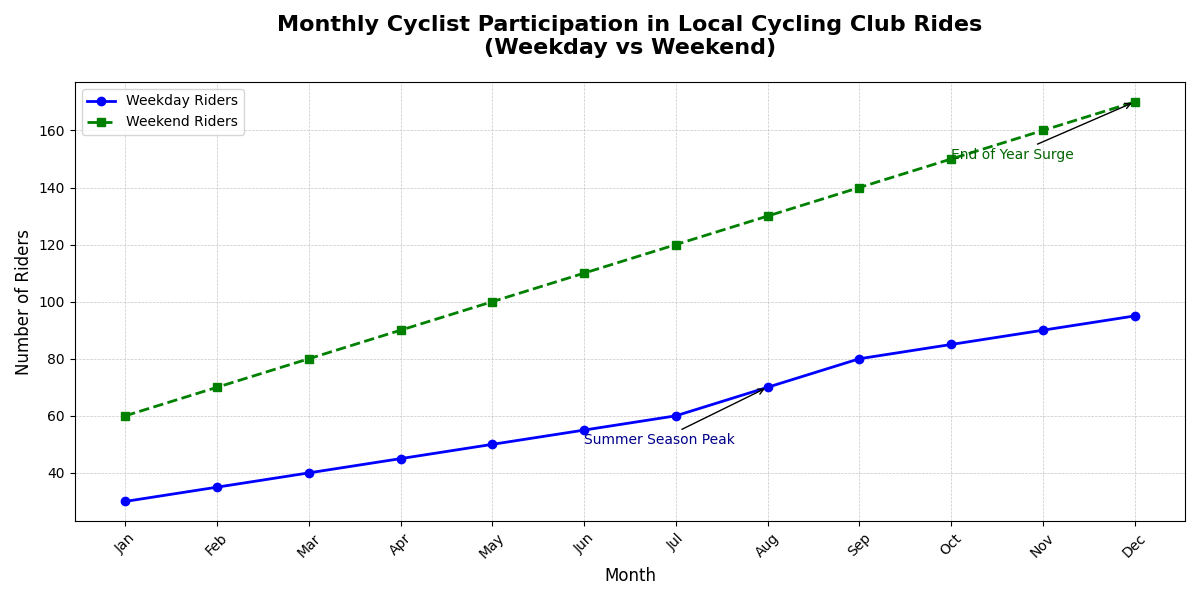

Generate this figure with Python:
import matplotlib.pyplot as plt
import numpy as np

# Backstory:
# The local cycling club has been promoting cycling for fitness and environmental benefits.
# We have tracked the number of cyclists participating in weekday and weekend bike rides over a year.

# Create dataset for cyclists participating in weekday and weekend rides over a year (12 months)
months = np.arange(1, 13)  # Representing months from January to December
weekday_riders = np.array([30, 35, 40, 45, 50, 55, 60, 70, 80, 85, 90, 95])
weekend_riders = np.array([60, 70, 80, 90, 100, 110, 120, 130, 140, 150, 160, 170])

# Create plot
fig, ax1 = plt.subplots(figsize=(12, 6))

# Plot weekday riders
ax1.plot(months, weekday_riders, marker='o', linestyle='-', color='blue', linewidth=2, label='Weekday Riders')
# Plot weekend riders
ax1.plot(months, weekend_riders, marker='s', linestyle='--', color='green', linewidth=2, label='Weekend Riders')

# Adding title and labels
ax1.set_title('Monthly Cyclist Participation in Local Cycling Club Rides\n(Weekday vs Weekend)', fontsize=16, weight='bold', pad=20)
ax1.set_xlabel('Month', fontsize=12)
ax1.set_ylabel('Number of Riders', fontsize=12)

# Setting the tick labels for the x-axis
ax1.set_xticks(months)
ax1.set_xticklabels(['Jan', 'Feb', 'Mar', 'Apr', 'May', 'Jun', 'Jul', 'Aug', 'Sep', 'Oct', 'Nov', 'Dec'], fontsize=10, rotation=45)

# Adding grid for better readability
ax1.grid(True, linestyle='--', linewidth=0.5, alpha=0.7)

# Adding legend to differentiate between weekday and weekend data
ax1.legend(loc='upper left', fontsize=10)

# Adding annotations for key points in the data
ax1.annotate('Summer Season Peak', xy=(8, 70), xytext=(6, 50),
             arrowprops=dict(facecolor='black', arrowstyle='->', lw=1), fontsize=10, color='darkblue')
ax1.annotate('End of Year Surge', xy=(12, 170), xytext=(10, 150),
             arrowprops=dict(facecolor='black', arrowstyle='->', lw=1), fontsize=10, color='darkgreen')

# Adjust layout to prevent overlap
plt.tight_layout()

# Show the plot
plt.show()
